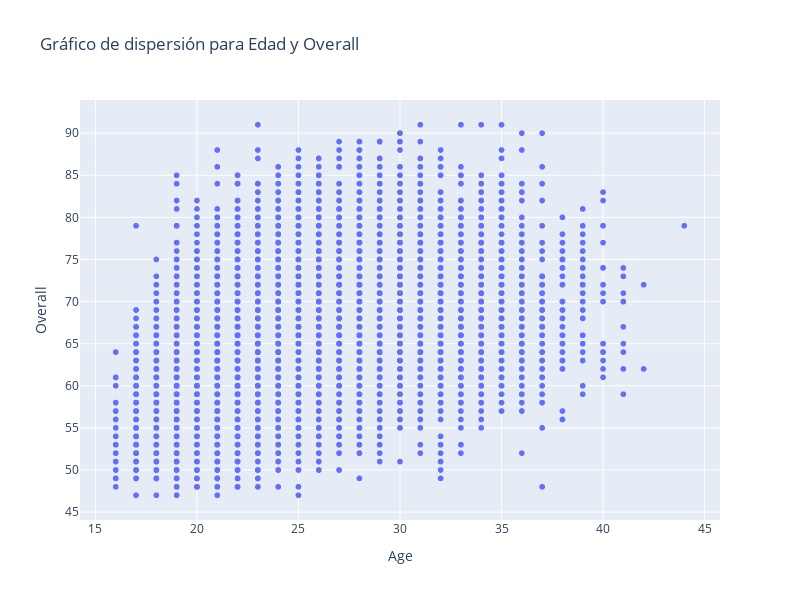

Notebook cell for this chart:
### Code cell
fig = px.scatter(df, x='Age', y='Overall', hover_name='Name', height=600,width=800,title='Gráfico de dispersión para Edad y Overall')

fig.show()

### Figure 1 — Plotly figure (JSON) as saved in the notebook; plotly's stock layout.template omitted (floating-point values rounded to 4 significant figures; data arrays with more than 128 entries replaced by an {"elided": "..."} marker saying what was removed)
{"data": [{"hovertemplate": "<b>%{hovertext}</b><br><br>Age=%{x}<br>Overall=%{y}<extra></extra>", "hovertext": {"elided": "18420 str values"}, "legendgroup": "", "marker": {"color": "#636efa", "symbol": "circle"}, "mode": "markers", "name": "", "showlegend": false, "type": "scattergl", "x": {"elided": "18420 int values"}, "xaxis": "x", "y": {"elided": "18420 int values"}, "yaxis": "y"}], "layout": {"height": 600, "legend": {"tracegroupgap": 0}, "title": {"text": "Gráfico de dispersión para Edad y Overall"}, "width": 800, "xaxis": {"anchor": "y", "domain": [0, 1], "title": {"text": "Age"}}, "yaxis": {"anchor": "x", "domain": [0, 1], "title": {"text": "Overall"}}}}
